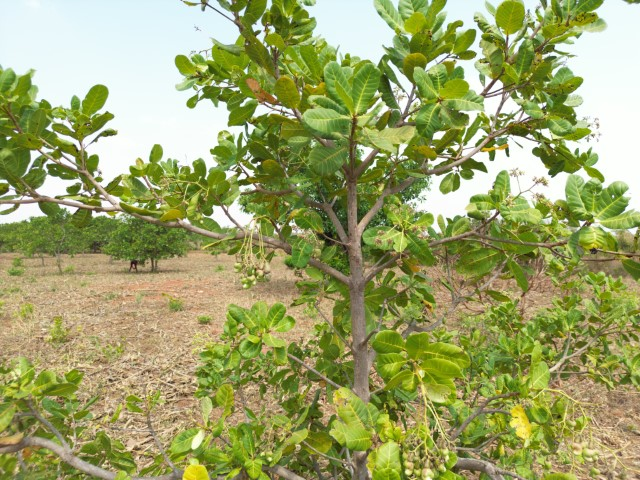
#> input picture Startup de visão computacional/images/Image_1005_resized.jpg, 640 x 480 px
$ python -i Bbox.py   (imports and definitions only)
#> lines starting #> are read from the running program, lines starting #| are printed output that depends on the picture
import numpy as np
from scipy import ndimage


def _otsu_threshold(gray):
    hist, edges = np.histogram(gray, bins=256, range=(0, 256))
    centers = (edges[:-1] + edges[1:]) / 2
    w1 = np.cumsum(hist)
    w2 = np.cumsum(hist[::-1])[::-1]
    m1 = np.cumsum(hist * centers) / np.clip(w1, 1, None)
    m2 = (np.cumsum((hist * centers)[::-1])[::-1]) / np.clip(w2, 1, None)
    variance = w1[:-1] * w2[1:] * (m1[:-1] - m2[1:]) ** 2
    return centers[:-1][np.argmax(variance)]


def detect_bbox(image, bg_is_light=True):
    gray = np.array(image.convert("L"), dtype=np.float32)
    threshold = _otsu_threshold(gray)
    mask = gray < threshold if bg_is_light else gray > threshold
    labeled, n = ndimage.label(mask)
    if n == 0:
        h, w = gray.shape
        return (0, 0, w - 1, h - 1)
    sizes = ndimage.sum(mask, labeled, range(1, n + 1))
    largest = np.argmax(sizes) + 1
    ys, xs = np.where(labeled == largest)
    x0, x1 = int(xs.min()), int(xs.max())
    y0, y1 = int(ys.min()), int(ys.max())
    return (x0, y0, x1, y1)

>>> import cv2
>>> picture = cv2.imread('images/Image_1005_resized.jpg', cv2.IMREAD_GRAYSCALE)
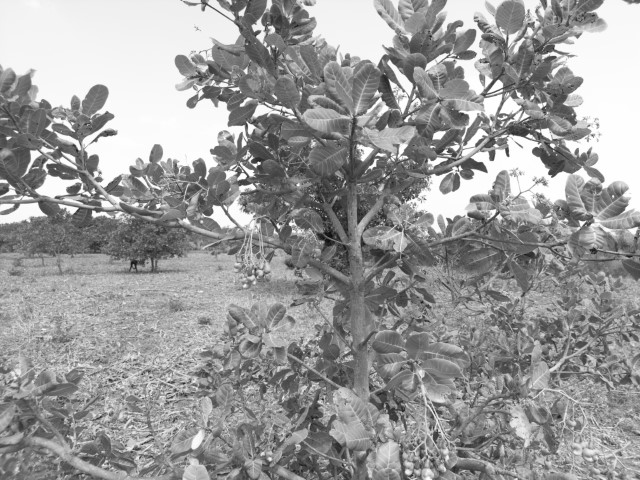
#> picture: shape (480, 640); min 11, max 255, mean 154.5
>>> result = detect_bbox(picture)
#> (the run stopped early here; a loop or call above may not have finished)

$ run again, on Startup de visão computacional/images/Image_1014_resized.jpg
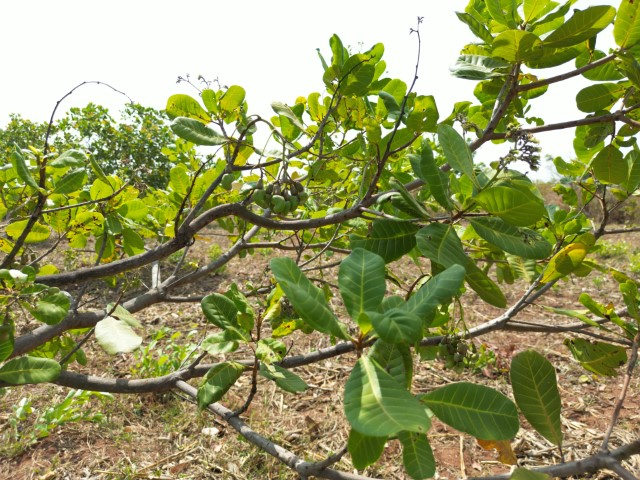
#> input picture Startup de visão computacional/images/Image_1014_resized.jpg, 640 x 480 px
#> `picture = cv2.imread('images/Image_1005_resized.jpg', cv2.IMREAD_GRAYS..`:
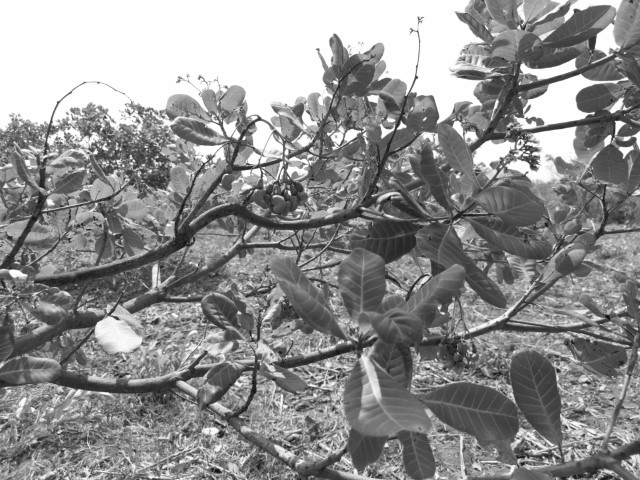
#> picture: shape (480, 640); min 11, max 255, mean 143

$ run again, on Startup de visão computacional/images/Image_1040_resized.jpg
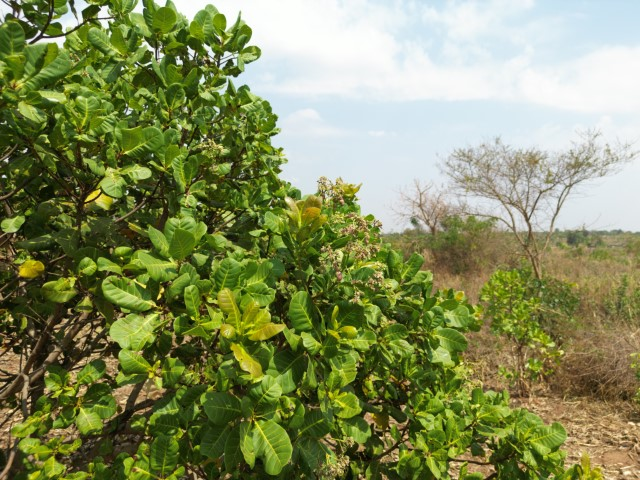
#> input picture Startup de visão computacional/images/Image_1040_resized.jpg, 640 x 480 px
#> `picture = cv2.imread('images/Image_1005_resized.jpg', cv2.IMREAD_GRAYS..`:
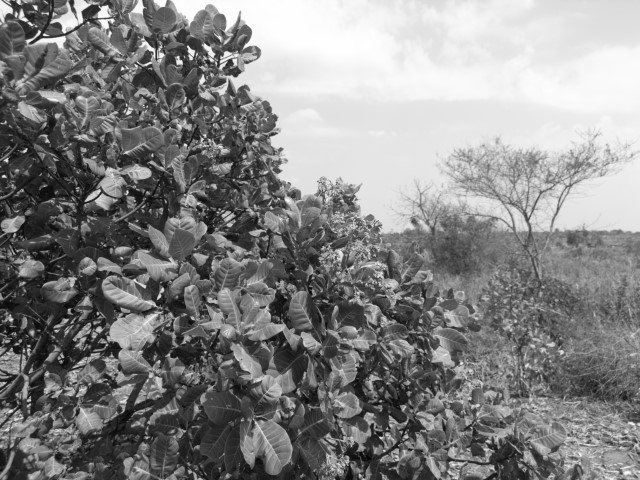
#> picture: shape (480, 640); min 3, max 255, mean 132.7

$ run again, on Startup de visão computacional/images/Image_1057_resized.jpg
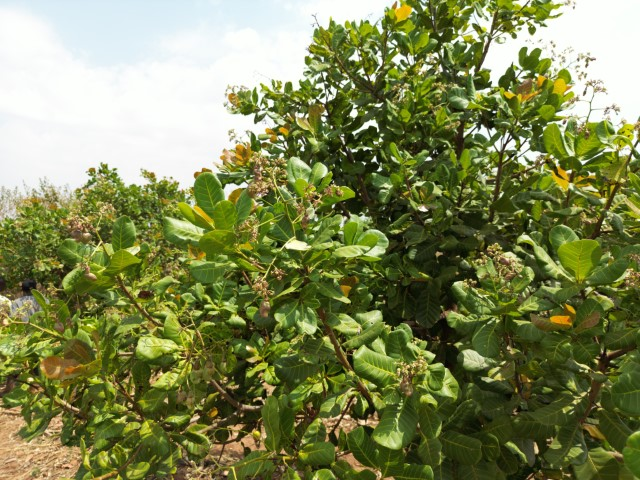
#> input picture Startup de visão computacional/images/Image_1057_resized.jpg, 640 x 480 px
#> `picture = cv2.imread('images/Image_1005_resized.jpg', cv2.IMREAD_GRAYS..`:
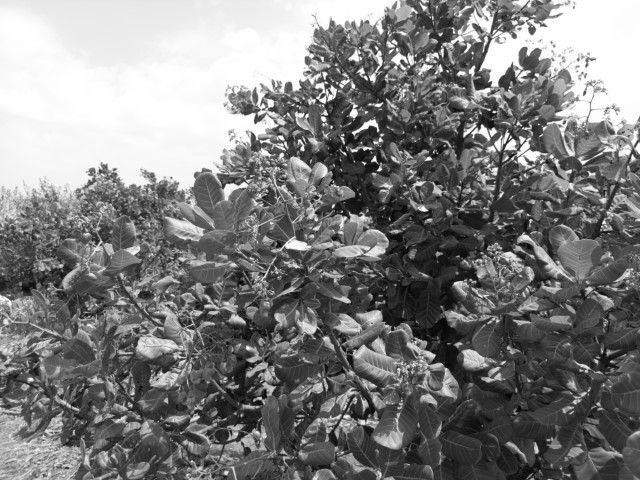
#> picture: shape (480, 640); min 0, max 255, mean 126.3
